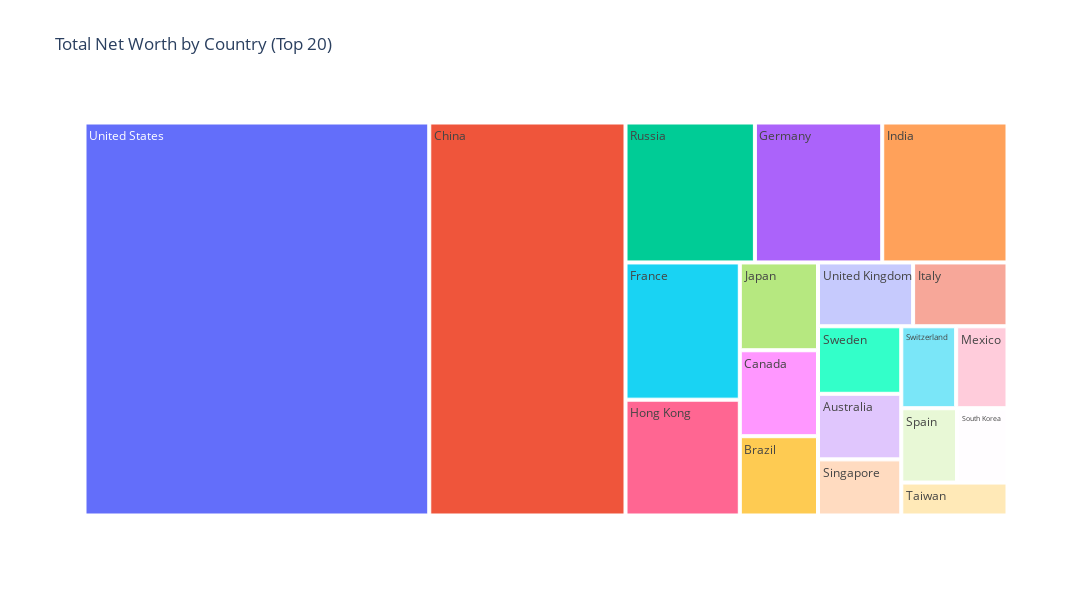

Notebook code cell kept with this figure:
### Code cell
# Total Networth by Country
net_worth_by_country = df.groupby('Country')['NetWorth'].sum().reset_index().sort_values(by='NetWorth', ascending=False).head(20)
# Creating an interactive treeemap
fig = px.treemap(
    net_worth_by_country,
    path=['Country'],
    values='NetWorth',
    title='Total Net Worth by Country (Top 20)',
    labels={'NetWorth': 'Total Net Worth (in Billion USD)'}
)

fig.update_layout(
    template = 'plotly_white',
    width = 1500,
    height = 600
)
fig.show()

### Figure 1 — Plotly figure (JSON) as saved in the notebook; plotly's stock layout.template omitted (floating-point values rounded to 4 significant figures)
{"data": [{"branchvalues": "total", "domain": {"x": [0, 1], "y": [0, 1]}, "hovertemplate": "labels=%{label}<br>Total Net Worth (in Billion USD)=%{value}<br>parent=%{parent}<br>id=%{id}<extra></extra>", "ids": ["United States", "China", "Russia", "Germany", "India", "France", "Hong Kong", "Japan", "Canada", "Brazil", "United Kingdom", "Italy", "Sweden", "Australia", "Singapore", "Switzerland", "Mexico", "Spain", "South Korea", "Taiwan"], "labels": ["United States", "China", "Russia", "Germany", "India", "France", "Hong Kong", "Japan", "Canada", "Brazil", "United Kingdom", "Italy", "Sweden", "Australia", "Singapore", "Switzerland", "Mexico", "Spain", "South Korea", "Taiwan"], "name": "", "parents": ["", "", "", "", "", "", "", "", "", "", "", "", "", "", "", "", "", "", "", ""], "type": "treemap", "values": [4385.0, 2496.0, 586.0, 576.6, 567.3, 507.6, 428.4, 222.2, 217.5, 200.7, 196.5, 195.0, 182.0, 176.7, 151.3, 145.5, 136.1, 134.2, 121.4, 113.2]}], "layout": {"height": 600, "legend": {"tracegroupgap": 0}, "title": {"text": "Total Net Worth by Country (Top 20)"}, "width": 1500}}
